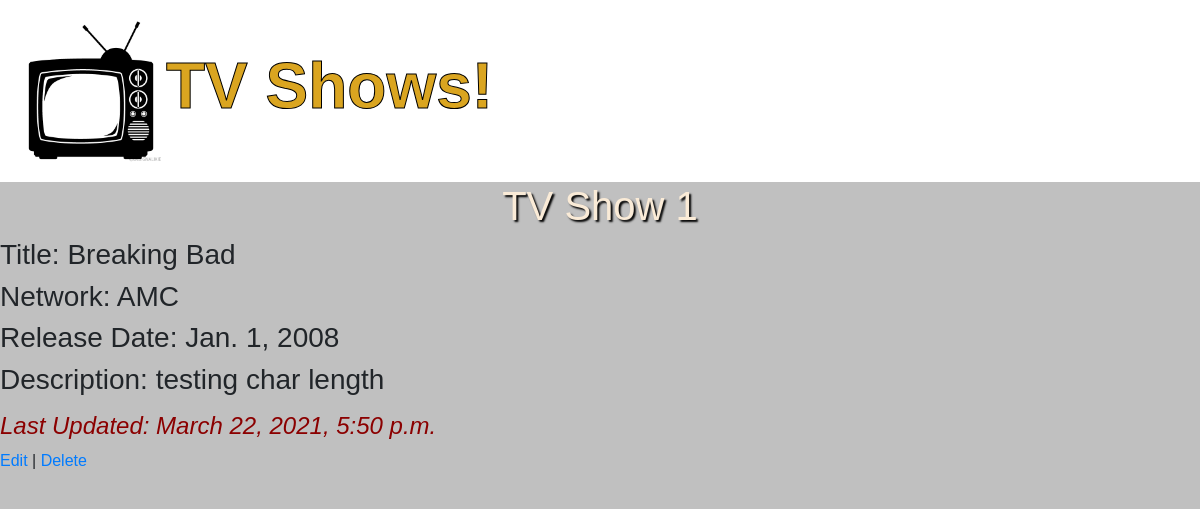
Page /shows/1 on the committed database.
### tv_app/models.py (models this page shows, shortened)
class Show(models.Model):
    title = models.CharField(max_length=20)
    network = models.CharField(max_length=20)
    date = models.DateField()
    desc = models.TextField()
    created_at = models.DateTimeField(auto_now_add=True)
    updated_at = models.DateTimeField(auto_now=True)
    objects = ShowManager()

### tv_app/views.py (the view)
def shows_info(request, num):
    show = Show.objects.get(id=num)
    context = {
        "show": show
    }
    return render(request, 'info.html', context)

### tv_app/templates/info.html (shortened to what this page needs)
{% extends 'base.html' %}
{% block head %}
{% load static %}
<link rel="stylesheet" href="{% static 'css/style.css' %}">
{% endblock head %}
{% block content %}
<div class="container-fluid">
    <div class="row justify-content-start d-block pb-2">
        <h1>TV Show {{ show.id }}</h1>
        <h3>Title: {{ show.title }}</h3>
        <h3>Network: {{ show.network }} </h3>
        <h3>Release Date: {{ show.date }} </h3>
        <h3>Description: {{show.desc }} </h3>
    </div>
    <div class="row justify-content-center d-block pb-2">
        <h4>Last Updated: {{ show.updated_at }}</h4>
        <a href="/shows/{{ show.id }}/edit">Edit</a> | <a href="/shows/{{ show.id }}/destroy">Delete</a>
    </div>
</div>
{% endblock content %}

### tv_app/static/css/style.css (style rules this page uses)
* { padding: 0; margin: 0; box-sizing: border-box; font-family: 'Lucida Sans', 'Lucida Sans Regular', 'Lucida Grande', 'Lucida Sans Unicode', Geneva, Verdana, sans-serif; background-color: silver ; }
h1 { text-align: center; text-shadow: 2px 2px 2px black; color:antiquewhite; }
h4 { font-style: italic; color: darkred; }

### rows in the picture
Show: id "1", title "Breaking Bad", network "AMC", date "Jan. 1, 2008", desc "testing char length", updated_at "March 22, 2021, 5:50 p.m."
